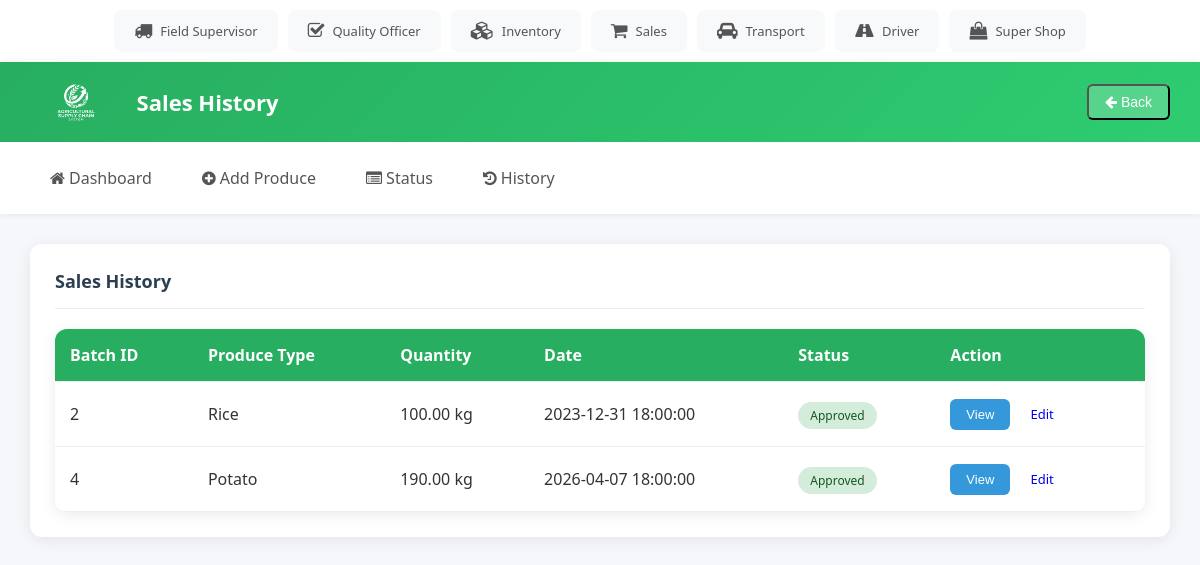
The app's page /farmer/history.php, older data.
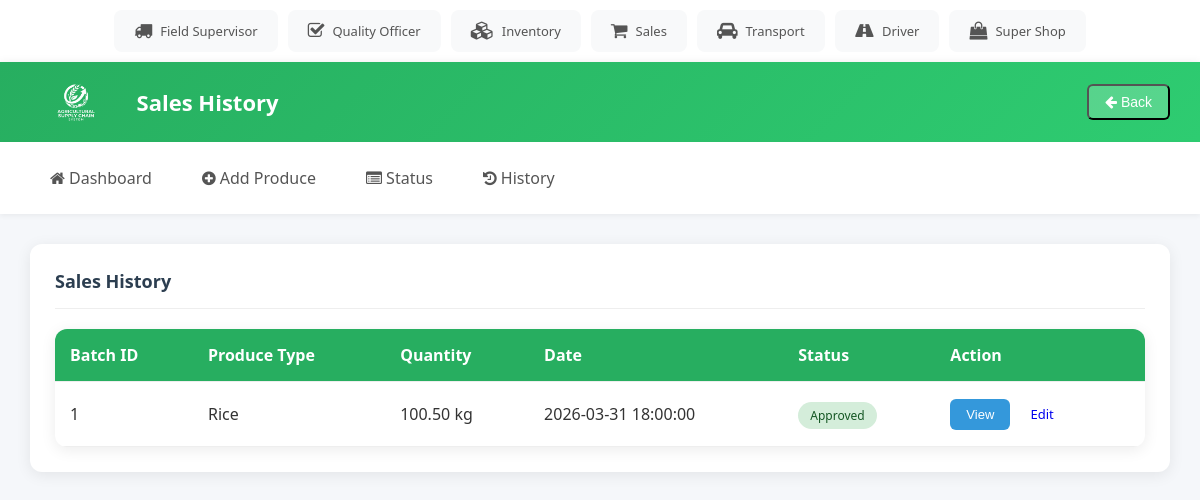
The same page, newer data.
### tables this page shows
CREATE TABLE `Batches` (
  `batch_id` int(11) NOT NULL,
  `batch_number` varchar(50) NOT NULL,
  `product_id` int(11) DEFAULT NULL,
  `farmer_id` int(11) DEFAULT NULL,
  `supervisor_id` int(11) DEFAULT NULL,
  `quantity` decimal(10,2) DEFAULT NULL,
  `unit` varchar(20) DEFAULT NULL,
  `purchase_date` timestamp NOT NULL DEFAULT current_timestamp()
);

CREATE TABLE `Products` (
  `product_id` int(11) NOT NULL,
  `product_name` varchar(100) NOT NULL,
  `category` varchar(50) DEFAULT NULL
);

CREATE TABLE `Quality_Checks` (
  `check_id` int(11) NOT NULL,
  `batch_id` int(11) DEFAULT NULL,
  `officer_id` int(11) DEFAULT NULL,
  `quality_tag` varchar(50) DEFAULT NULL,
  `comments` text DEFAULT NULL,
  `check_date` timestamp NOT NULL DEFAULT current_timestamp()
);

### farmer/history.php (the view, shortened to what this page needs)
<?php
include "../db.php";
$farmer_id = 1;
$sql = "SELECT b.batch_id, p.product_name, b.quantity, b.unit, b.purchase_date, q.quality_tag FROM Batches b JOIN Products p ON b.product_id = p.product_id LEFT JOIN Quality_Checks q ON b.batch_id = q.batch_id WHERE b.farmer_id=$farmer_id AND q.quality_tag IS NOT NULL";
$result = $conn->query($sql);
?>
<!DOCTYPE html>
<html lang="en">
  <head>
    <link rel="stylesheet" href="../style.css" />
    <link
      rel="stylesheet"
      href="https://cdnjs.cloudflare.com/ajax/libs/font-awesome/4.7.0/css/font-awesome.min.css"
    />
  </head>
  <body>
    <main>
      <div class="card">
        <div class="card-header">
          <span class="card-title">Sales History</span>
        </div>
        <table>
          <tr>
            <th>Batch ID</th>
            <th>Produce Type</th>
            <th>Quantity</th>
            <th>Date</th>
            <th>Status</th>
            <th>Action</th>
          </tr>
          <?php
          if ($result->num_rows > 0) {
            while ($row = $result->fetch_assoc()) {
              $status = $row['quality_tag'] ? 'Approved' : 'Pending';
              $status_class = $status == 'Approved' ? 'completed' : 'pending';
          ?>
          <tr>
            <td><?php echo $row['batch_id']; ?></td>
            <td><?php echo $row['product_name']; ?></td>
            <td><?php echo $row['quantity'] . ' ' . $row['unit']; ?></td>
            <td><?php echo $row['purchase_date']; ?></td>
            <td><span class="status <?php echo $status_class; ?>"><?php echo $status; ?></span></td>
            <td>
              <button class="btn btn-info" onclick="viewDetails('<?php echo $row['batch_id']; ?>', '<?php echo $row['product_name']; ?>', '<?php echo $row['quantity'] . ' ' . $row['unit']; ?>', '<?php echo $row['purchase_date']; ?>', '<?php echo $status; ?>', 'N/A')">View</button>
              <a href="batch_update.php?batch_id=<?php echo $row['batch_id']; ?>" class="btn btn-warning">Edit</a>
            </td>
          </tr>
          <?php
            }
          } else {
            echo "<tr><td colspan='6'>No batches found.</td></tr>";
          }
          ?>
        </table>
      </div>
    </main>
  </body>
</html>

Row changes from the older to the newer data that the page shows:
no longer on this page (row edited): batches: batch_id "2", product.product_name "Rice", quantity "100.00", unit "kg", purchase_date "2023-12-31 18:00:00", quality_checks.quality_tag "Approved"
no longer on this page (row edited): batches: batch_id "4", product.product_name "Potato", quantity "190.00", unit "kg", purchase_date "2026-04-07 18:00:00", quality_checks.quality_tag "Approved"
added batches: batch_id "1", product.product_name "Rice", quantity "100.50", unit "kg", purchase_date "2026-03-31 18:00:00", quality_checks.quality_tag "Approved"
